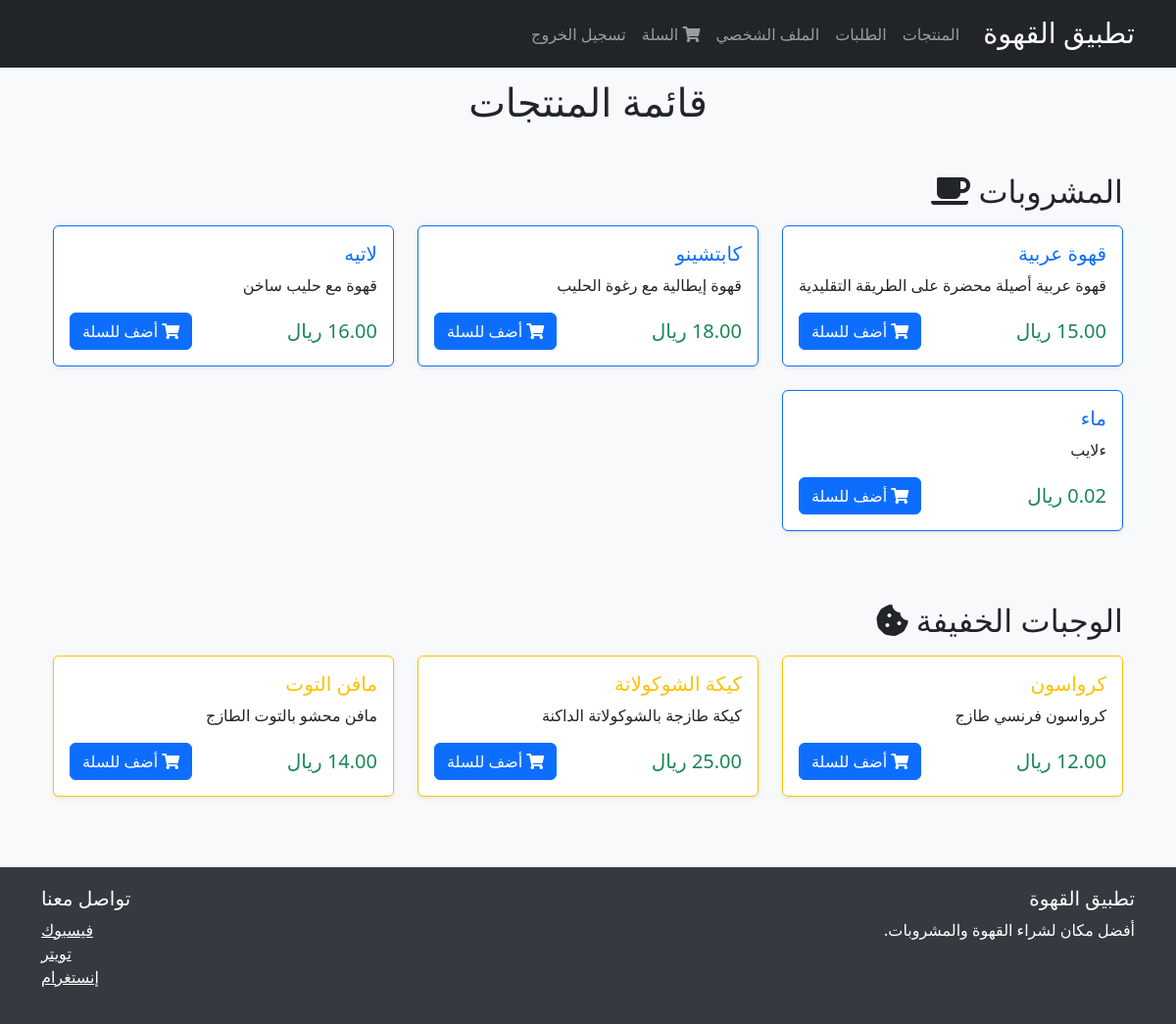
The page /products/ (signed in) on the database its author committed.
### products/models.py (models this page shows, shortened)
class Product(models.Model):
    CATEGORY_CHOICES = [
        ('drinks', 'مشروبات'),
        ('snacks', 'وجبات خفيفة'),
    ]
    name = models.CharField(max_length=255, verbose_name='اسم المنتج')
    description = models.TextField(verbose_name='وصف المنتج')
    price = models.DecimalField(max_digits=10, decimal_places=2, verbose_name='السعر')
    stock = models.IntegerField(verbose_name='الكمية المتوفرة')
    category = models.CharField(
        max_length=10,
        choices=CATEGORY_CHOICES,
        default='drinks',
        verbose_name='الفئة'
    )
    image = models.ImageField(upload_to='products/', null=True, blank=True, verbose_name='صورة المنتج')
    class Meta:
        verbose_name = 'منتج'
        verbose_name_plural = 'منتجات'
        ordering = ['category', 'name']

### products/views.py (the view)
# urls.py: path('', views.product_list, name='product_list'),
@login_required  # المستخدم العادي يمكنه فقط عرض المنتجات
def product_list(request):
    products = Product.objects.all().order_by('category', 'name')
    return render(request, 'products/list.html', {'products': products})

### templates/products/list.html (shortened to what this page needs)
{% extends 'base.html' %}
{% load static %}
{% block content %}
<div class="container mt-4">
    <h1 class="mb-4 text-center">قائمة المنتجات</h1>
    <h2 class="mb-3 mt-5">المشروبات <i class="fas fa-coffee"></i></h2>
    <div class="row">
        {% for product in products %}
        {% if product.category == 'drinks' %}
        <div class="col-md-4 mb-4">
            <div class="card h-100 shadow-sm border-primary">
                <div class="card-body d-flex flex-column">
                    <h5 class="card-title text-primary">{{ product.name }}</h5>
                    <p class="card-text flex-grow-1">{{ product.description }}</p>
                    <div class="mt-auto">
                        <div class="d-flex justify-content-between align-items-center">
                            <span class="h5 mb-0 text-success">{{ product.price }} ريال</span>
                            {% if user.is_superuser %}
                            <div class="btn-group">
                                <a href="{% url 'product_edit' product.id %}" class="btn btn-sm btn-warning">
                                    <i class="fas fa-edit"></i> تعديل
                                </a>
                                <a href="{% url 'product_delete' product.id %}" class="btn btn-sm btn-danger">
                                    <i class="fas fa-trash"></i> حذف
                                </a>
                            </div>
                            {% elif user.is_authenticated %}
                            <button type="button"
                                    class="btn btn-primary add-to-cart"
                                    onclick="addToCart(this)"
                                    data-product-id="{{ product.id }}"
                                    data-product-name="{{ product.name|escapejs }}">
                                <i class="fas fa-shopping-cart"></i> أضف للسلة
                            </button>
                            {% else %}
                            <a href="{% url 'login' %}" class="btn btn-secondary">
                                <i class="fas fa-sign-in-alt"></i> سجل دخول للشراء
                            </a>
                            {% endif %}
                        </div>
                    </div>
                </div>
            </div>
        </div>
        {% endif %}
        {% endfor %}
    </div>
    <h2 class="mb-3 mt-5">الوجبات الخفيفة <i class="fas fa-cookie-bite"></i></h2>
    <div class="row">
        {% for product in products %}
        {% if product.category == 'snacks' %}
        <div class="col-md-4 mb-4">
            <div class="card h-100 shadow-sm border-warning">
                <div class="card-body d-flex flex-column">
                    <h5 class="card-title text-warning">{{ product.name }}</h5>
                    <p class="card-text flex-grow-1">{{ product.description }}</p>
                    <div class="mt-auto">
                        <div class="d-flex justify-content-between align-items-center">
                            <span class="h5 mb-0 text-success">{{ product.price }} ريال</span>
                            {% if user.is_superuser %}
                            <div class="btn-group">
                                <a href="{% url 'product_edit' product.id %}" class="btn btn-sm btn-warning">
                                    <i class="fas fa-edit"></i> تعديل
                                </a>
                                <a href="{% url 'product_delete' product.id %}" class="btn btn-sm btn-danger">
                                    <i class="fas fa-trash"></i> حذف
                                </a>
                            </div>
                            {% elif user.is_authenticated %}
                            <button type="button"
                                    class="btn btn-primary add-to-cart"
                                    onclick="addToCart(this)"
                                    data-product-id="{{ product.id }}"
                                    data-product-name="{{ product.name|escapejs }}">
                                <i class="fas fa-shopping-cart"></i> أضف للسلة
                            </button>
                            {% else %}
                            <a href="{% url 'login' %}" class="btn btn-secondary">
                                <i class="fas fa-sign-in-alt"></i> سجل دخول للشراء
                            </a>
                            {% endif %}
                        </div>
                    </div>
                </div>
            </div>
        </div>
        {% endif %}
        {% endfor %}
    </div>
</div>
<div class="toast-container position-fixed bottom-0 end-0 p-3">
</div>
{% endblock %}

### templates/base.html (shortened to what this page needs)
<!DOCTYPE html>
<html lang="ar" dir="rtl">
<head>
    <link rel="stylesheet" href="https://cdn.jsdelivr.net/npm/bootstrap@5.3.2/dist/css/bootstrap.rtl.min.css">
    <link rel="stylesheet" href="https://cdnjs.cloudflare.com/ajax/libs/font-awesome/5.15.4/css/all.min.css">
</head>
<body>
    <nav class="navbar navbar-expand-lg navbar-dark bg-dark fixed-top">
        <div class="container">
            <a class="navbar-brand" href="/">تطبيق القهوة</a>
            <div class="collapse navbar-collapse" id="navbarNav">
                <ul class="navbar-nav me-auto mb-2 mb-lg-0">
                    <li class="nav-item">
                        <a class="nav-link" href="{% url 'product_list' %}">المنتجات</a>
                    </li>
                    <li class="nav-item">
                        <a class="nav-link" href="{% url 'order_list' %}">الطلبات</a>
                    </li>
                    {% if user.is_authenticated %}
                    <li class="nav-item">
                        <a class="nav-link" href="{% url 'profile' %}">الملف الشخصي</a>
                    </li>
                    <li class="nav-item">
                        <a class="nav-link" href="{% url 'cart_view' %}">
                            <i class="fas fa-shopping-cart"></i> السلة
                        </a>
                    </li>
                    <li class="nav-item">
                        <form action="{% url 'logout' %}" method="post" class="d-inline">
                            <button type="submit" class="btn btn-link nav-link">تسجيل الخروج</button>
                        </form>
                    </li>
                    {% else %}
                    <li class="nav-item">
                        <a class="nav-link" href="{% url 'login' %}">تسجيل الدخول</a>
                    </li>
                    {% endif %}
                </ul>
            </div>
        </div>
    </nav>
    <div class="container mt-4">
        {% block content %}{% endblock %}
    </div>
    <footer class="mt-5">
        <div class="container">
            <div class="row">
                <div class="col-md-6">
                    <h5>تطبيق القهوة</h5>
                    <p>أفضل مكان لشراء القهوة والمشروبات.</p>
                </div>
                <div class="col-md-6 text-md-end">
                    <h5>تواصل معنا</h5>
                    <ul class="list-unstyled">
                        <li><a href="#">فيسبوك</a></li>
                        <li><a href="#">تويتر</a></li>
                        <li><a href="#">إنستغرام</a></li>
                    </ul>
                </div>
            </div>
        </div>
    </footer>
</body>
</html>

### templates/base.html (style rules this page uses)
body { padding-top: 56px; background-color: #f8f9fa; }
.navbar-brand { font-family: 'Cursive'; font-size: 1.8rem; }
footer { background-color: #343a40; color: #ffffff; padding: 20px 0; }
footer a { color: #ffffff; }

### rows shown on the page
Product: name "قهوة عربية", description "قهوة عربية أصيلة محضرة على الطريقة التقليدية"
Product: name "كابتشينو", description "قهوة إيطالية مع رغوة الحليب"
Product: name "لاتيه", description "قهوة مع حليب ساخن"
Product: name "ماء", description "ءلايب"
Product: name "كرواسون", description "كرواسون فرنسي طازج"
Product: name "كيكة الشوكولاتة", description "كيكة طازجة بالشوكولاتة الداكنة"
Product: name "مافن التوت", description "مافن محشو بالتوت الطازج"
